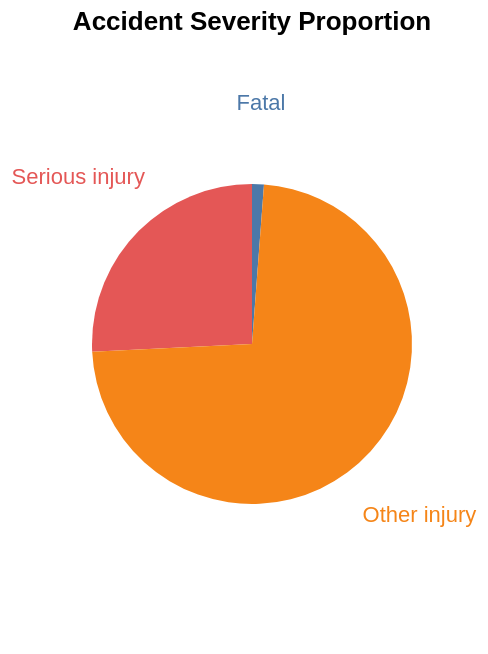

Vega-Lite specification for this chart:
### Vega-Lite specification from a JSON file in a GitHub repository (floating-point values rounded to 4 significant figures)
{"$schema": "https://vega.github.io/schema/vega-lite/v5.json", "width": 200, "height": 300, "title": "Accident Severity Proportion", "data": {"values": [{"Severity": "Fatal", "value": 443, "percentage": "1.19%"}, {"Severity": "Serious injury", "value": 9552, "percentage": "25.77%"}, {"Severity": "Other injury", "value": 27072, "percentage": "73.03%"}]}, "config": {"view": {"stroke": "transparent"}}, "encoding": {"theta": {"field": "value", "type": "quantitative", "stack": "normalize"}, "color": {"field": "Severity", "type": "nominal", "legend": null}, "tooltip": [{"field": "Severity", "type": "nominal"}, {"field": "percentage", "title": "Value"}]}, "layer": [{"mark": {"type": "arc", "outerRadius": 80}}, {"mark": {"type": "text", "radius": 120}, "encoding": {"text": {"field": "Severity", "type": "nominal"}}}]}
